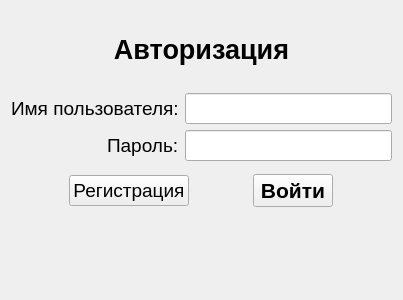
<?xml version="1.0" encoding="UTF-8"?>
<ui version="4.0">
 <class>Window_Authorization</class>
 <widget class="QWidget" name="Window_Authorization">
  <property name="geometry">
   <rect>
    <x>0</x>
    <y>0</y>
    <width>403</width>
    <height>300</height>
   </rect>
  </property>
  <property name="windowTitle">
   <string>Form</string>
  </property>
  <layout class="QVBoxLayout" name="verticalLayout_2">
   <item>
    <widget class="QLabel" name="mainLabel">
     <property name="font">
      <font>
       <pointsize>20</pointsize>
       <weight>75</weight>
       <bold>true</bold>
      </font>
     </property>
     <property name="text">
      <string>Авторизация</string>
     </property>
     <property name="alignment">
      <set>Qt::AlignCenter</set>
     </property>
    </widget>
   </item>
   <item>
    <layout class="QFormLayout" name="formLayout">
     <property name="labelAlignment">
      <set>Qt::AlignRight|Qt::AlignTrailing|Qt::AlignVCenter</set>
     </property>
     <item row="0" column="0">
      <widget class="QLabel" name="labelLogin">
       <property name="font">
        <font>
         <pointsize>14</pointsize>
        </font>
       </property>
       <property name="text">
        <string>Имя пользователя:</string>
       </property>
      </widget>
     </item>
     <item row="0" column="1">
      <widget class="QLineEdit" name="login">
       <property name="font">
        <font>
         <pointsize>14</pointsize>
        </font>
       </property>
      </widget>
     </item>
     <item row="1" column="0">
      <widget class="QLabel" name="labelPassword">
       <property name="font">
        <font>
         <pointsize>14</pointsize>
        </font>
       </property>
       <property name="text">
        <string>Пароль:</string>
       </property>
      </widget>
     </item>
     <item row="1" column="1">
      <widget class="QLineEdit" name="password">
       <property name="font">
        <font>
         <pointsize>14</pointsize>
        </font>
       </property>
       <property name="echoMode">
        <enum>QLineEdit::Password</enum>
       </property>
      </widget>
     </item>
    </layout>
   </item>
   <item>
    <layout class="QHBoxLayout" name="horizontalLayout">
     <item>
      <widget class="QPushButton" name="buttonCreateUser">
       <property name="sizePolicy">
        <sizepolicy hsizetype="Maximum" vsizetype="Fixed">
         <horstretch>0</horstretch>
         <verstretch>0</verstretch>
        </sizepolicy>
       </property>
       <property name="font">
        <font>
         <pointsize>14</pointsize>
        </font>
       </property>
       <property name="text">
        <string>Регистрация</string>
       </property>
      </widget>
     </item>
     <item>
      <layout class="QGridLayout" name="gridLayout_2">
       <item row="0" column="0">
        <layout class="QGridLayout" name="gridLayout_3">
         <item row="0" column="0">
          <widget class="QPushButton" name="buttonEntry">
           <property name="sizePolicy">
            <sizepolicy hsizetype="Maximum" vsizetype="Fixed">
             <horstretch>0</horstretch>
             <verstretch>0</verstretch>
            </sizepolicy>
           </property>
           <property name="font">
            <font>
             <pointsize>16</pointsize>
             <weight>75</weight>
             <bold>true</bold>
            </font>
           </property>
           <property name="text">
            <string>Войти</string>
           </property>
          </widget>
         </item>
        </layout>
       </item>
      </layout>
     </item>
    </layout>
   </item>
   <item>
    <widget class="QLabel" name="labelError">
     <property name="font">
      <font>
       <pointsize>10</pointsize>
      </font>
     </property>
     <property name="styleSheet">
      <string notr="true">QLabel { color: rgb(240, 0, 0); }</string>
     </property>
     <property name="text">
      <string/>
     </property>
     <property name="alignment">
      <set>Qt::AlignCenter</set>
     </property>
    </widget>
   </item>
  </layout>
 </widget>
 <resources/>
 <connections/>
</ui>
